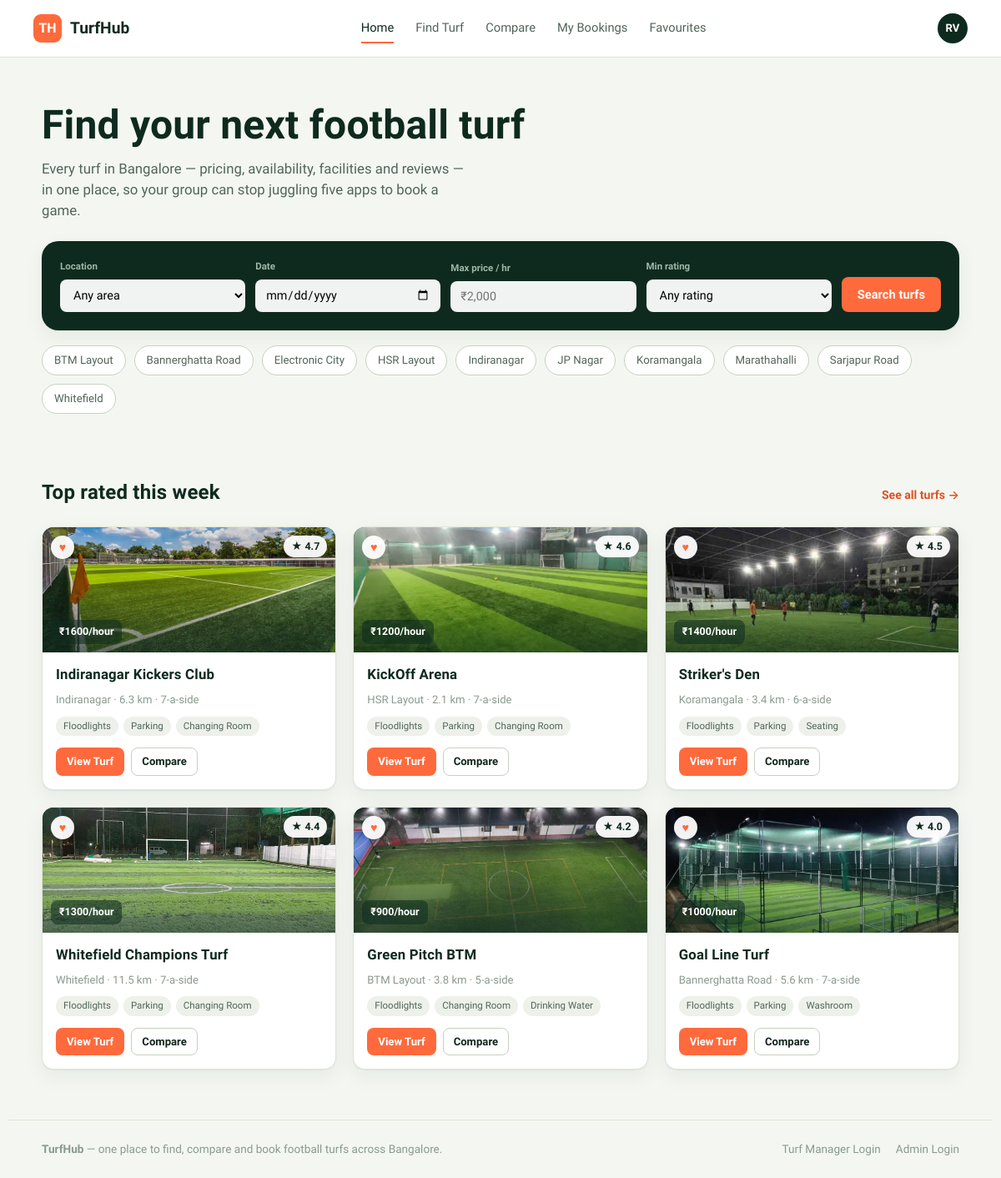
The page / on the database its author committed.
### tables this page shows
CREATE TABLE turfs (
    id INTEGER PRIMARY KEY,
    name TEXT NOT NULL,
    area TEXT NOT NULL,
    address TEXT NOT NULL,
    manager_id INTEGER REFERENCES managers(id),
    price_per_hour INTEGER NOT NULL,
    turf_type TEXT NOT NULL,          -- 5-a-side / 6-a-side / 7-a-side / 11-a-side
    surface_type TEXT NOT NULL,       -- Artificial Turf / Hybrid Grass / Natural Grass
    description TEXT NOT NULL,
    facilities TEXT NOT NULL,         -- comma separated
    opening_time TEXT NOT NULL,
    closing_time TEXT NOT NULL,
    rating REAL NOT NULL,
    status TEXT NOT NULL DEFAULT 'pending',       -- active / pending / suspended
    verified INTEGER NOT NULL DEFAULT 0,
    image TEXT NOT NULL,
    phone TEXT NOT NULL,
    distance_km REAL NOT NULL,
    created_at TEXT NOT NULL
);

### blueprints/customer/routes.py (the view)
@customer_bp.route("/")
def home():
    conn = get_db()
    featured = conn.execute(
        "SELECT * FROM turfs WHERE status='active' ORDER BY rating DESC LIMIT 6"
    ).fetchall()
    areas = [r["area"] for r in conn.execute("SELECT DISTINCT area FROM turfs ORDER BY area")]
    conn.close()
    return render_template("customer/home.html", featured=featured, areas=areas,
                            facilities_list=_prep(featured))

### blueprints/customer/routes.py (called while the page is built)
def _turf_facilities(row):
    return [f.strip() for f in row["facilities"].split(",") if f.strip()]

def _prep(rows):
    return {row["id"]: _turf_facilities(row) for row in rows}

### database.py (called while the page is built)
def get_db():
    conn = sqlite3.connect(DATABASE_PATH)
    conn.row_factory = sqlite3.Row
    conn.execute("PRAGMA foreign_keys = ON")
    return conn

### templates/customer/home.html (shortened to what this page needs)
{% extends "base_customer.html" %}
{% block customer_content %}
<section class="hero">
  <h1>Find your next football turf</h1>
  <p class="lede">Every turf in Bangalore — pricing, availability, facilities and reviews — in one place, so your group can stop juggling five apps to book a game.</p>
  <form class="search-panel" action="{{ url_for('customer.find') }}" method="get">
    <div class="search-field">
      <label for="area">Location</label>
      <select id="area" name="area">
        <option value="">Any area</option>
      </select>
    </div>
    <div class="search-field">
      <label for="date">Date</label>
      <input type="date" id="date" name="date">
    </div>
    <div class="search-field">
      <label for="price_max">Max price / hr</label>
      <input type="number" id="price_max" name="price_max" placeholder="₹2,000">
    </div>
    <div class="search-field">
      <label for="rating_min">Min rating</label>
      <select id="rating_min" name="rating_min">
        <option value="">Any rating</option>
      </select>
    </div>
    <button class="btn btn-primary" type="submit">Search turfs</button>
  </form>
  <div class="area-chip-row">
    {% for a in areas %}
    <a class="area-chip" href="{{ url_for('customer.find', area=a) }}">{{ a }}</a>
    {% endfor %}
  </div>
</section>
<div class="section-head">
  <h2>Top rated this week</h2>
  <a class="link" href="{{ url_for('customer.find') }}">See all turfs →</a>
</div>
<div class="turf-grid">
  {% for turf in featured %}
  {% include "customer/_turf_card.html" %}
  {% endfor %}
</div>
{% endblock %}

### templates/base_customer.html
{% extends "base.html" %}
{% block body_class %}customer-app{% endblock %}
{% block content %}
<header class="topnav">
  <a href="{{ url_for('customer.home') }}" class="topnav-brand">
    <span class="brand-mark">TH</span> TurfHub
  </a>
  <nav class="topnav-links">
    <a href="{{ url_for('customer.home') }}" class="{{ 'active' if request.endpoint=='customer.home' }}">Home</a>
    <a href="{{ url_for('customer.find') }}" class="{{ 'active' if request.endpoint=='customer.find' }}">Find Turf</a>
    <a href="{{ url_for('customer.compare') }}" class="{{ 'active' if request.endpoint=='customer.compare' }}">Compare</a>
    <a href="{{ url_for('customer.my_bookings') }}" class="{{ 'active' if request.endpoint=='customer.my_bookings' }}">My Bookings</a>
    <a href="{{ url_for('customer.favourites') }}" class="{{ 'active' if request.endpoint=='customer.favourites' }}">Favourites</a>
  </nav>
  <a href="{{ url_for('customer.profile') }}" class="topnav-profile">RV</a>
</header>
<main class="customer-main">
  {% block customer_content %}{% endblock %}
</main>
<footer class="site-footer">
  <div>
    <strong>TurfHub</strong> — one place to find, compare and book football turfs across Bangalore.
  </div>
  <div class="footer-links">
    <a href="{{ url_for('manager.dashboard') }}">Turf Manager Login</a>
    <a href="{{ url_for('admin.dashboard') }}">Admin Login</a>
  </div>
</footer>
{% endblock %}

### templates/base.html (shortened to what this page needs)
<!doctype html>
<html lang="en">
<head>
<link rel="stylesheet" href="{{ url_for('static', filename='css/style.css') }}">
</head>
<body class="{% block body_class %}{% endblock %}">
{% block content %}{% endblock %}
</body>
</html>

### templates/customer/_turf_card.html (shortened to what this page needs)
<div class="turf-card">
  <div class="turf-card-media">
    <img class="media-photo" src="{{ url_for('static', filename='images/' + (turf.image or 'placeholder.jpg')) }}"
         alt="{{ turf.name }} turf photo"
         onerror="this.onerror=null;this.src='{{ url_for('static', filename='images/placeholder.jpg') }}';">
    <div class="media-overlay"></div>
    <span class="rating-chip">★ {{ turf.rating }}</span>
    <form action="{{ url_for('customer.toggle_favourite', turf_id=turf.id) }}" method="post">
      <button class="fav-chip" type="submit" title="Toggle favourite">♥</button>
    </form>
    <span class="price-chip">₹{{ turf.price_per_hour }}/hour</span>
  </div>
  <div class="turf-card-body">
    <h3><a href="{{ url_for('customer.turf_detail', turf_id=turf.id) }}">{{ turf.name }}</a></h3>
    <div class="turf-meta">{{ turf.area }} · {{ turf.distance_km }} km · {{ turf.turf_type }}</div>
    <div class="chip-row">
      {% for f in facilities_list.get(turf.id, [])[:3] %}
      <span class="chip">{{ f }}</span>
      {% endfor %}
    </div>
    <div class="turf-card-actions">
      <a class="btn btn-primary btn-sm" href="{{ url_for('customer.turf_detail', turf_id=turf.id) }}">View Turf</a>
      <a class="btn btn-outline btn-sm" href="{{ url_for('customer.compare', ids=turf.id) }}">Compare</a>
    </div>
  </div>
</div>

### rows shown on the page
turfs: area "Electronic City"
turfs: area "JP Nagar"
turfs: area "Marathahalli"
turfs: area "Sarjapur Road"
turfs: image (picture), rating "4.7", price_per_hour "1600", name "Indiranagar Kickers Club", area "Indiranagar", distance_km "6.3", turf_type "7-a-side", 3 "Floodlights" "Parking" "Changing Room"
turfs: image (picture), rating "4.6", price_per_hour "1200", name "KickOff Arena", area "HSR Layout", distance_km "2.1", turf_type "7-a-side", 3 "Floodlights" "Parking" "Changing Room"
turfs: image (picture), rating "4.5", price_per_hour "1400", name "Striker's Den", area "Koramangala", distance_km "3.4", turf_type "6-a-side", 3 "Floodlights" "Parking" "Seating"
turfs: image (picture), rating "4.4", price_per_hour "1300", name "Whitefield Champions Turf", area "Whitefield", distance_km "11.5", turf_type "7-a-side", 3 "Floodlights" "Parking" "Changing Room"
turfs: image (picture), rating "4.2", price_per_hour "900", name "Green Pitch BTM", area "BTM Layout", distance_km "3.8", turf_type "5-a-side", 3 "Floodlights" "Changing Room" "Drinking Water"
turfs: image (picture), rating "4.0", price_per_hour "1000", name "Goal Line Turf", area "Bannerghatta Road", distance_km "5.6", turf_type "7-a-side", 3 "Floodlights" "Parking" "Washroom"

### other values the page prints
{{ a }} "BTM Layout" "Bannerghatta Road" "HSR Layout" "Indiranagar" "Koramangala" "Whitefield"
